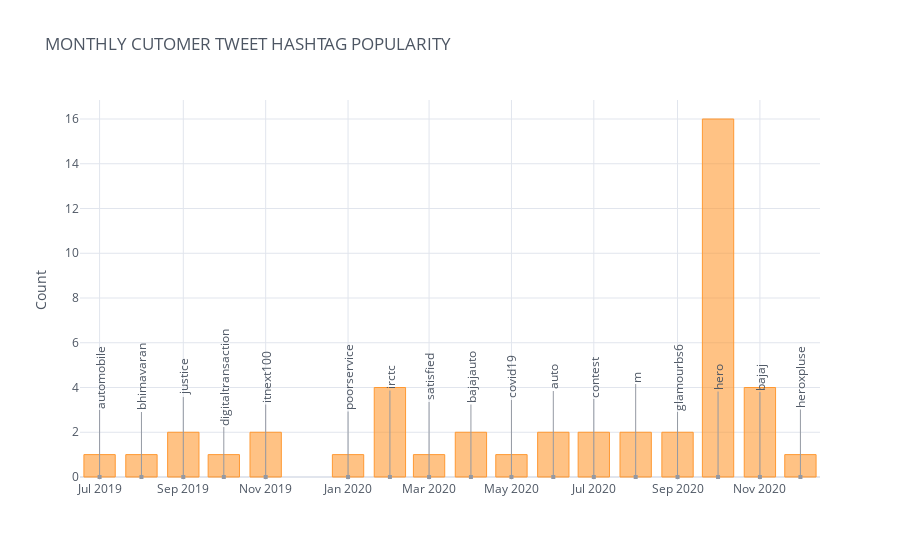

The code cell stored with this chart in its notebook:
### Code cell
annotations=dict(zip([pop_hashtags_freq['Date'][n].strftime('%Y-%m') for n in range(len(pop_hashtags_freq['Date']))],pop_hashtags_freq['Hashtag']))
pop_hashtags_freq.iplot(kind='bar',x='Date',y='Count',yTitle='Count',theme='white',annotations=annotations,title='MONTHLY CUTOMER TWEET HASHTAG POPULARITY')

### Figure 1 — Plotly figure (JSON) as saved in the notebook; plotly's stock layout.template omitted (floating-point values rounded to 4 significant figures)
{"data": [{"marker": {"color": "rgba(255, 153, 51, 0.6)", "line": {"color": "rgba(255, 153, 51, 1.0)", "width": 1}}, "name": "Count", "orientation": "v", "text": "", "type": "bar", "x": ["2019-07", "2019-08", "2019-09", "2019-10", "2019-11", "2020-01", "2020-02", "2020-03", "2020-04", "2020-05", "2020-06", "2020-07", "2020-08", "2020-09", "2020-10", "2020-11", "2020-12"], "y": [1, 1, 2, 1, 2, 1, 4, 1, 2, 1, 2, 2, 2, 2, 16, 4, 1]}], "layout": {"annotations": [{"arrowcolor": "#9499A3", "arrowhead": 7, "ax": 0, "ay": -100, "font": {"color": "#4D5663", "size": 12}, "hovertext": "", "opacity": 1, "showarrow": true, "text": "automobile", "textangle": -90, "x": "2019-07", "xref": "x", "y": 0, "yref": "y"}, {"arrowcolor": "#9499A3", "arrowhead": 7, "ax": 0, "ay": -100, "font": {"color": "#4D5663", "size": 12}, "hovertext": "", "opacity": 1, "showarrow": true, "text": "bhimavaran", "textangle": -90, "x": "2019-08", "xref": "x", "y": 0, "yref": "y"}, {"arrowcolor": "#9499A3", "arrowhead": 7, "ax": 0, "ay": -100, "font": {"color": "#4D5663", "size": 12}, "hovertext": "", "opacity": 1, "showarrow": true, "text": "justice", "textangle": -90, "x": "2019-09", "xref": "x", "y": 0, "yref": "y"}, {"arrowcolor": "#9499A3", "arrowhead": 7, "ax": 0, "ay": -100, "font": {"color": "#4D5663", "size": 12}, "hovertext": "", "opacity": 1, "showarrow": true, "text": "digitaltransaction", "textangle": -90, "x": "2019-10", "xref": "x", "y": 0, "yref": "y"}, {"arrowcolor": "#9499A3", "arrowhead": 7, "ax": 0, "ay": -100, "font": {"color": "#4D5663", "size": 12}, "hovertext": "", "opacity": 1, "showarrow": true, "text": "itnext100", "textangle": -90, "x": "2019-11", "xref": "x", "y": 0, "yref": "y"}, {"arrowcolor": "#9499A3", "arrowhead": 7, "ax": 0, "ay": -100, "font": {"color": "#4D5663", "size": 12}, "hovertext": "", "opacity": 1, "showarrow": true, "text": "poorservice", "textangle": -90, "x": "2020-01", "xref": "x", "y": 0, "yref": "y"}, {"arrowcolor": "#9499A3", "arrowhead": 7, "ax": 0, "ay": -100, "font": {"color": "#4D5663", "size": 12}, "hovertext": "", "opacity": 1, "showarrow": true, "text": "irctc", "textangle": -90, "x": "2020-02", "xref": "x", "y": 0, "yref": "y"}, {"arrowcolor": "#9499A3", "arrowhead": 7, "ax": 0, "ay": -100, "font": {"color": "#4D5663", "size": 12}, "hovertext": "", "opacity": 1, "showarrow": true, "text": "satisfied", "textangle": -90, "x": "2020-03", "xref": "x", "y": 0, "yref": "y"}, {"arrowcolor": "#9499A3", "arrowhead": 7, "ax": 0, "ay": -100, "font": {"color": "#4D5663", "size": 12}, "hovertext": "", "opacity": 1, "showarrow": true, "text": "bajajauto", "textangle": -90, "x": "2020-04", "xref": "x", "y": 0, "yref": "y"}, {"arrowcolor": "#9499A3", "arrowhead": 7, "ax": 0, "ay": -100, "font": {"color": "#4D5663", "size": 12}, "hovertext": "", "opacity": 1, "showarrow": true, "text": "covid19", "textangle": -90, "x": "2020-05", "xref": "x", "y": 0, "yref": "y"}, {"arrowcolor": "#9499A3", "arrowhead": 7, "ax": 0, "ay": -100, "font": {"color": "#4D5663", "size": 12}, "hovertext": "", "opacity": 1, "showarrow": true, "text": "auto", "textangle": -90, "x": "2020-06", "xref": "x", "y": 0, "yref": "y"}, {"arrowcolor": "#9499A3", "arrowhead": 7, "ax": 0, "ay": -100, "font": {"color": "#4D5663", "size": 12}, "hovertext": "", "opacity": 1, "showarrow": true, "text": "contest", "textangle": -90, "x": "2020-07", "xref": "x", "y": 0, "yref": "y"}, {"arrowcolor": "#9499A3", "arrowhead": 7, "ax": 0, "ay": -100, "font": {"color": "#4D5663", "size": 12}, "hovertext": "", "opacity": 1, "showarrow": true, "text": "m", "textangle": -90, "x": "2020-08", "xref": "x", "y": 0, "yref": "y"}, {"arrowcolor": "#9499A3", "arrowhead": 7, "ax": 0, "ay": -100, "font": {"color": "#4D5663", "size": 12}, "hovertext": "", "opacity": 1, "showarrow": true, "text": "glamourbs6", "textangle": -90, "x": "2020-09", "xref": "x", "y": 0, "yref": "y"}, {"arrowcolor": "#9499A3", "arrowhead": 7, "ax": 0, "ay": -100, "font": {"color": "#4D5663", "size": 12}, "hovertext": "", "opacity": 1, "showarrow": true, "text": "hero", "textangle": -90, "x": "2020-10", "xref": "x", "y": 0, "yref": "y"}, {"arrowcolor": "#9499A3", "arrowhead": 7, "ax": 0, "ay": -100, "font": {"color": "#4D5663", "size": 12}, "hovertext": "", "opacity": 1, "showarrow": true, "text": "bajaj", "textangle": -90, "x": "2020-11", "xref": "x", "y": 0, "yref": "y"}, {"arrowcolor": "#9499A3", "arrowhead": 7, "ax": 0, "ay": -100, "font": {"color": "#4D5663", "size": 12}, "hovertext": "", "opacity": 1, "showarrow": true, "text": "heroxpluse", "textangle": -90, "x": "2020-12", "xref": "x", "y": 0, "yref": "y"}], "legend": {"bgcolor": "#FFFFFF", "font": {"color": "#4D5663"}}, "paper_bgcolor": "#FFFFFF", "plot_bgcolor": "#FFFFFF", "title": {"font": {"color": "#4D5663"}, "text": "MONTHLY CUTOMER TWEET HASHTAG POPULARITY"}, "xaxis": {"gridcolor": "#E1E5ED", "showgrid": true, "tickfont": {"color": "#4D5663"}, "title": {"font": {"color": "#4D5663"}, "text": ""}, "zerolinecolor": "#E1E5ED"}, "yaxis": {"gridcolor": "#E1E5ED", "showgrid": true, "tickfont": {"color": "#4D5663"}, "title": {"font": {"color": "#4D5663"}, "text": "Count"}, "zerolinecolor": "#E1E5ED"}}}
